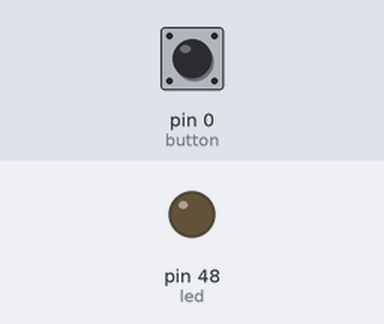
This program was run on a simulated MicroPython board. Parts: output pins drawn as LEDs (lit = HIGH). The inputs (shaded band) are chosen by the test bench; at power-on: pin 0 (button) HIGH.

Above: at 1.2 s.
1.3 s: pin 0 (button) pulled LOW for 0.15 s
At 1.4 s:
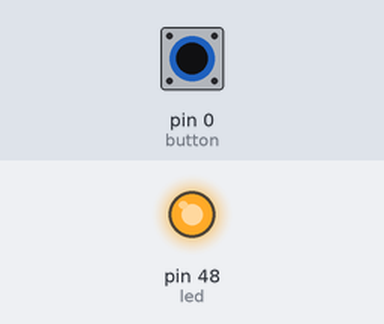
3.0 s: pin 0 (button) pulled LOW for 3.2 s
At 6.5 s:
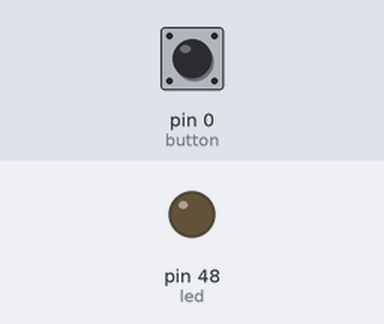
Timing chart, 0 to 8.0 s (numbered marks = the images above; inputs shaded):
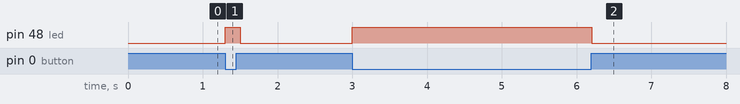

The program:

main.py
```python
# Read button status and turn on LED

import time
from machine import Pin

led = Pin(48, Pin.OUT) # change to 8 if using Yolo Node
button = Pin(0, Pin.IN, Pin.PULL_UP) # change to 9 if using Yolo Node

while True:
    if button.value() == 0:
        led.on()
    else:
        led.off()

    time.sleep(0.1)
```

Measured:
- after the input at 1.3 s, pin 48 (led): LOW → HIGH at once, → LOW 0.20 s later
- after the input at 3.0 s, pin 48 (led): LOW → HIGH at once, → LOW 3.2 s later
